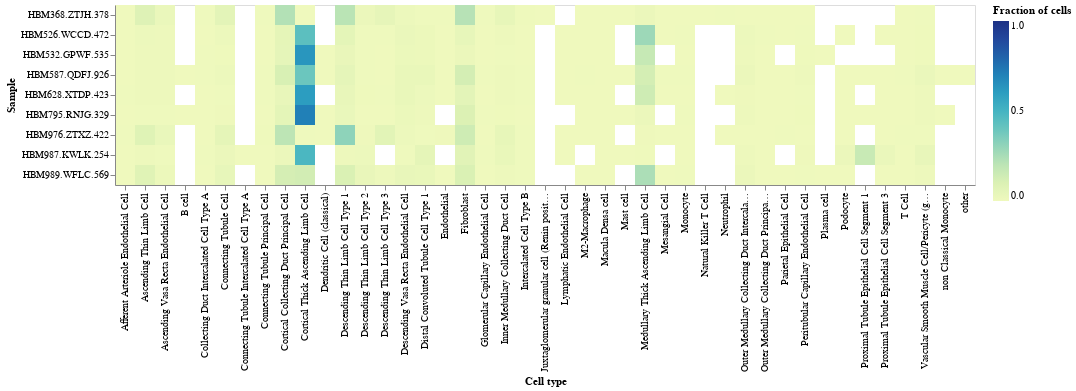

Notebook cell for this chart:
### Code cell
g5 = alt.Chart(df_adata_comb).mark_rect().encode(

    x = alt.X('cell_type_label:N', axis = alt.Axis(title = 'Cell type')),
    y = alt.Y('sample_id:O', axis = alt.Axis(title = 'Sample')),
    color = alt.Color('cell_fraction:Q', scale=alt.Scale(domain=[0, 1]), legend = alt.Legend(title="Fraction of cells")),
    tooltip=['cell_type_label', 'sample_id', 'cell_fraction']
).properties(
).interactive()

g5

### Figure 1 — Vega-Lite specification as saved in the notebook (floating-point values rounded to 4 significant figures; data arrays with more than 128 entries replaced by an {"elided": "..."} marker saying what was removed)
{"config": {"view": {"continuousWidth": 400, "continuousHeight": 300}}, "data": {"name": "data-c20a4d270e7bf1506c95245f7bae3b87"}, "mark": "rect", "encoding": {"color": {"field": "cell_fraction", "legend": {"title": "Fraction of cells"}, "scale": {"domain": [0, 1]}, "type": "quantitative"}, "tooltip": [{"field": "cell_type_label", "type": "nominal"}, {"field": "sample_id", "type": "nominal"}, {"field": "cell_fraction", "type": "quantitative"}], "x": {"axis": {"title": "Cell type"}, "field": "cell_type_label", "type": "nominal"}, "y": {"axis": {"title": "Sample"}, "field": "sample_id", "type": "ordinal"}}, "selection": {"selector002": {"type": "interval", "bind": "scales", "encodings": ["x", "y"]}}, "$schema": "https://vega.github.io/schema/vega-lite/v4.17.0.json", "datasets": {"data-c20a4d270e7bf1506c95245f7bae3b87": {"elided": "296 records"}}}
